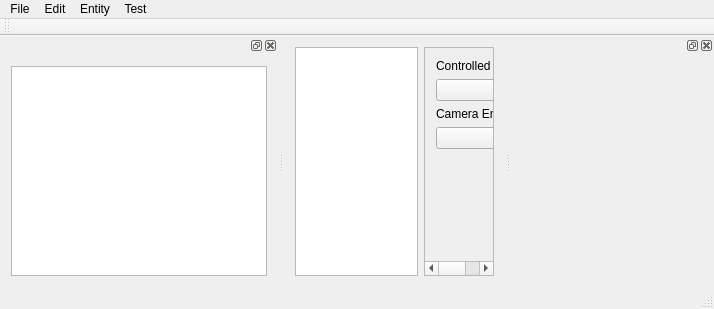
<?xml version="1.0" encoding="UTF-8"?>
<ui version="4.0">
 <class>MainWindow</class>
 <widget class="QMainWindow" name="MainWindow">
  <property name="geometry">
   <rect>
    <x>0</x>
    <y>0</y>
    <width>714</width>
    <height>309</height>
   </rect>
  </property>
  <property name="windowTitle">
   <string>MainWindow</string>
  </property>
  <widget class="QWidget" name="centralWidget">
   <property name="sizePolicy">
    <sizepolicy hsizetype="Expanding" vsizetype="Preferred">
     <horstretch>0</horstretch>
     <verstretch>0</verstretch>
    </sizepolicy>
   </property>
   <layout class="QVBoxLayout" name="verticalLayout">
    <item>
     <layout class="QHBoxLayout" name="horizontalLayout">
      <item>
       <widget class="QListWidget" name="entitiesList">
        <property name="sizePolicy">
         <sizepolicy hsizetype="Expanding" vsizetype="Expanding">
          <horstretch>0</horstretch>
          <verstretch>0</verstretch>
         </sizepolicy>
        </property>
       </widget>
      </item>
      <item>
       <widget class="QScrollArea" name="scrollArea">
        <property name="sizePolicy">
         <sizepolicy hsizetype="Preferred" vsizetype="Expanding">
          <horstretch>0</horstretch>
          <verstretch>0</verstretch>
         </sizepolicy>
        </property>
        <property name="verticalScrollBarPolicy">
         <enum>Qt::ScrollBarAsNeeded</enum>
        </property>
        <property name="widgetResizable">
         <bool>true</bool>
        </property>
        <widget class="QWidget" name="scrollAreaWidgetContents">
         <property name="enabled">
          <bool>true</bool>
         </property>
         <property name="geometry">
          <rect>
           <x>0</x>
           <y>0</y>
           <width>162</width>
           <height>212</height>
          </rect>
         </property>
         <property name="sizePolicy">
          <sizepolicy hsizetype="Preferred" vsizetype="Preferred">
           <horstretch>0</horstretch>
           <verstretch>0</verstretch>
          </sizepolicy>
         </property>
         <layout class="QVBoxLayout" name="verticalLayout_4">
          <item>
           <widget class="QLabel" name="controlledEntityLabel">
            <property name="text">
             <string>Controlled Entity</string>
            </property>
           </widget>
          </item>
          <item>
           <widget class="QComboBox" name="controlledEntityCombobox">
            <property name="sizePolicy">
             <sizepolicy hsizetype="Preferred" vsizetype="Fixed">
              <horstretch>0</horstretch>
              <verstretch>0</verstretch>
             </sizepolicy>
            </property>
            <property name="minimumSize">
             <size>
              <width>150</width>
              <height>0</height>
             </size>
            </property>
           </widget>
          </item>
          <item>
           <widget class="QLabel" name="cameraEntityLabel">
            <property name="text">
             <string>Camera Entity</string>
            </property>
           </widget>
          </item>
          <item>
           <widget class="QComboBox" name="cameraEntityCombobox">
            <property name="sizePolicy">
             <sizepolicy hsizetype="Preferred" vsizetype="Fixed">
              <horstretch>0</horstretch>
              <verstretch>0</verstretch>
             </sizepolicy>
            </property>
            <property name="minimumSize">
             <size>
              <width>150</width>
              <height>0</height>
             </size>
            </property>
           </widget>
          </item>
          <item>
           <spacer name="verticalSpacer">
            <property name="orientation">
             <enum>Qt::Vertical</enum>
            </property>
            <property name="sizeHint" stdset="0">
             <size>
              <width>20</width>
              <height>40</height>
             </size>
            </property>
           </spacer>
          </item>
         </layout>
        </widget>
       </widget>
      </item>
     </layout>
    </item>
   </layout>
  </widget>
  <widget class="QMenuBar" name="menuBar">
   <property name="geometry">
    <rect>
     <x>0</x>
     <y>0</y>
     <width>714</width>
     <height>27</height>
    </rect>
   </property>
   <widget class="QMenu" name="menuFile">
    <property name="title">
     <string>File</string>
    </property>
    <addaction name="actionNew_World"/>
    <addaction name="actionOpen_World"/>
    <addaction name="actionSave_World"/>
    <addaction name="actionSave_World_As"/>
    <addaction name="separator"/>
    <addaction name="actionExit"/>
   </widget>
   <widget class="QMenu" name="menuEdit">
    <property name="title">
     <string>Edit</string>
    </property>
    <addaction name="actionUndo"/>
    <addaction name="actionRedo"/>
   </widget>
   <widget class="QMenu" name="menuRun">
    <property name="title">
     <string>Test</string>
    </property>
    <addaction name="actionRun_Game"/>
   </widget>
   <widget class="QMenu" name="menuEntity">
    <property name="title">
     <string>Entity</string>
    </property>
    <addaction name="actionCreate"/>
    <addaction name="separator"/>
    <addaction name="actionAdd_Component"/>
   </widget>
   <addaction name="menuFile"/>
   <addaction name="menuEdit"/>
   <addaction name="menuEntity"/>
   <addaction name="menuRun"/>
  </widget>
  <widget class="QToolBar" name="mainToolBar">
   <attribute name="toolBarArea">
    <enum>TopToolBarArea</enum>
   </attribute>
   <attribute name="toolBarBreak">
    <bool>false</bool>
   </attribute>
  </widget>
  <widget class="QStatusBar" name="statusBar"/>
  <widget class="QDockWidget" name="componentsListSubWindow">
   <property name="sizePolicy">
    <sizepolicy hsizetype="Preferred" vsizetype="Preferred">
     <horstretch>0</horstretch>
     <verstretch>0</verstretch>
    </sizepolicy>
   </property>
   <property name="accessibleName">
    <string/>
   </property>
   <attribute name="dockWidgetArea">
    <number>1</number>
   </attribute>
   <widget class="QWidget" name="dockWidgetContents">
    <property name="sizePolicy">
     <sizepolicy hsizetype="Preferred" vsizetype="Preferred">
      <horstretch>0</horstretch>
      <verstretch>0</verstretch>
     </sizepolicy>
    </property>
    <layout class="QVBoxLayout" name="verticalLayout_2">
     <item>
      <widget class="QListWidget" name="componentsList">
       <property name="sizePolicy">
        <sizepolicy hsizetype="Expanding" vsizetype="Expanding">
         <horstretch>0</horstretch>
         <verstretch>0</verstretch>
        </sizepolicy>
       </property>
       <property name="autoFillBackground">
        <bool>false</bool>
       </property>
      </widget>
     </item>
    </layout>
   </widget>
  </widget>
  <widget class="QDockWidget" name="componentPropertiesSubWindow">
   <property name="minimumSize">
    <size>
     <width>203</width>
     <height>182</height>
    </size>
   </property>
   <attribute name="dockWidgetArea">
    <number>2</number>
   </attribute>
   <widget class="QWidget" name="componentPropertiesContainer">
    <layout class="QVBoxLayout" name="verticalLayout_3"/>
   </widget>
  </widget>
  <action name="actionOpen_World">
   <property name="text">
    <string>Open World...</string>
   </property>
   <property name="shortcut">
    <string>Ctrl+O</string>
   </property>
  </action>
  <action name="actionSave_World">
   <property name="enabled">
    <bool>false</bool>
   </property>
   <property name="text">
    <string>Save World</string>
   </property>
   <property name="shortcut">
    <string>Ctrl+S</string>
   </property>
  </action>
  <action name="actionSave_World_As">
   <property name="text">
    <string>Save World As...</string>
   </property>
  </action>
  <action name="actionExit">
   <property name="text">
    <string>Exit</string>
   </property>
  </action>
  <action name="actionUndo">
   <property name="text">
    <string>Undo</string>
   </property>
   <property name="shortcut">
    <string>Ctrl+Z</string>
   </property>
  </action>
  <action name="actionRedo">
   <property name="text">
    <string>Redo</string>
   </property>
   <property name="shortcut">
    <string>Ctrl+Shift+Z</string>
   </property>
  </action>
  <action name="actionNew_World">
   <property name="text">
    <string>New World</string>
   </property>
  </action>
  <action name="actionRun_Game">
   <property name="enabled">
    <bool>false</bool>
   </property>
   <property name="text">
    <string>Run</string>
   </property>
   <property name="shortcut">
    <string>Ctrl+R</string>
   </property>
  </action>
  <action name="actionCreate">
   <property name="text">
    <string>Create</string>
   </property>
  </action>
  <action name="actionAdd_Component">
   <property name="text">
    <string>Add Component...</string>
   </property>
  </action>
 </widget>
 <layoutdefault spacing="6" margin="11"/>
 <resources/>
 <connections>
  <connection>
   <sender>actionExit</sender>
   <signal>triggered()</signal>
   <receiver>MainWindow</receiver>
   <slot>close()</slot>
   <hints>
    <hint type="sourcelabel">
     <x>-1</x>
     <y>-1</y>
    </hint>
    <hint type="destinationlabel">
     <x>199</x>
     <y>149</y>
    </hint>
   </hints>
  </connection>
 </connections>
</ui>
